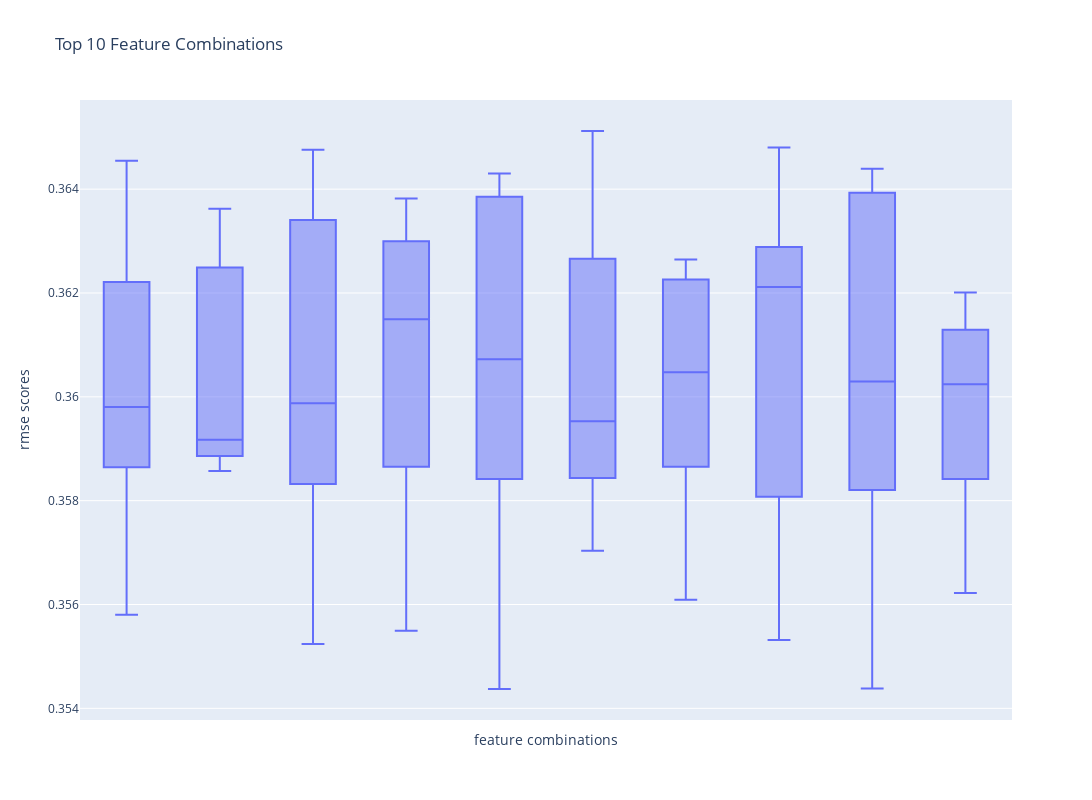

Write notebook code for a chart like this one.
### Markdown cell above
### Show the best ten feature combinations based on the mean root squared error

Visualize the different rmse scores in a boxplot to see how different the single cross validation runs scored.

### Code cell
pio.renderers.default = 'plotly_mimetype'
x = df_agg_metrics.sort_values(by='mean_rmse')['features'].head(10)

fig = px.box(df_metrics, x=df_metrics[df_metrics['features'].isin(x)]['features'],
             y=df_metrics[df_metrics['features'].isin(x)]['rmse_scores'], title='RMSE Boxplot of Top 10 Feature Combinations')
fig.update_layout(height=800, width=1100,
                  title_text="Top 10 Feature Combinations",
                  xaxis_title="feature combinations", yaxis_title="rmse scores")
fig.update_xaxes(showticklabels=False)
fig.show()

### Figure 1 — Plotly figure (JSON) as saved in the notebook; plotly's stock layout.template omitted (floating-point values rounded to 4 significant figures)
{"data": [{"alignmentgroup": "True", "hovertemplate": "x=%{x}<br>y=%{y}<extra></extra>", "legendgroup": "", "marker": {"color": "#636efa"}, "name": "", "notched": false, "offsetgroup": "", "orientation": "v", "showlegend": false, "type": "box", "x": ["f_1_num_of_terms,f_4_has_special_char", "f_1_num_of_terms,f_4_has_special_char", "f_1_num_of_terms,f_4_has_special_char", "f_1_num_of_terms,f_4_has_special_char", "f_1_num_of_terms,f_4_has_special_char", "f_1_num_of_terms,f_3_has_numbers,f_4_has_special_char", "f_1_num_of_terms,f_3_has_numbers,f_4_has_special_char", "f_1_num_of_terms,f_3_has_numbers,f_4_has_special_char", "f_1_num_of_terms,f_3_has_numbers,f_4_has_special_char", "f_1_num_of_terms,f_3_has_numbers,f_4_has_special_char", "f_1_num_of_terms,f_2_query_length,f_3_has_numbers,f_5_num_results,f_6_max_title_score,f_8_max_semantic_score,f_9_avg_semantic_score", "f_1_num_of_terms,f_2_query_length,f_3_has_numbers,f_5_num_results,f_6_max_title_score,f_8_max_semantic_score,f_9_avg_semantic_score", "f_1_num_of_terms,f_2_query_length,f_3_has_numbers,f_5_num_results,f_6_max_title_score,f_8_max_semantic_score,f_9_avg_semantic_score", "f_1_num_of_terms,f_2_query_length,f_3_has_numbers,f_5_num_results,f_6_max_title_score,f_8_max_semantic_score,f_9_avg_semantic_score", "f_1_num_of_terms,f_2_query_length,f_3_has_numbers,f_5_num_results,f_6_max_title_score,f_8_max_semantic_score,f_9_avg_semantic_score", "f_1_num_of_terms,f_2_query_length,f_5_num_results,f_6_max_title_score,f_7_sum_title_scores,f_8_max_semantic_score,f_9_avg_semantic_score", "f_1_num_of_terms,f_2_query_length,f_5_num_results,f_6_max_title_score,f_7_sum_title_scores,f_8_max_semantic_score,f_9_avg_semantic_score", "f_1_num_of_terms,f_2_query_length,f_5_num_results,f_6_max_title_score,f_7_sum_title_scores,f_8_max_semantic_score,f_9_avg_semantic_score", "f_1_num_of_terms,f_2_query_length,f_5_num_results,f_6_max_title_score,f_7_sum_title_scores,f_8_max_semantic_score,f_9_avg_semantic_score", "f_1_num_of_terms,f_2_query_length,f_5_num_results,f_6_max_title_score,f_7_sum_title_scores,f_8_max_semantic_score,f_9_avg_semantic_score", "f_1_num_of_terms,f_3_has_numbers,f_5_num_results,f_6_max_title_score,f_7_sum_title_scores,f_8_max_semantic_score,f_9_avg_semantic_score", "f_1_num_of_terms,f_3_has_numbers,f_5_num_results,f_6_max_title_score,f_7_sum_title_scores,f_8_max_semantic_score,f_9_avg_semantic_score", "f_1_num_of_terms,f_3_has_numbers,f_5_num_results,f_6_max_title_score,f_7_sum_title_scores,f_8_max_semantic_score,f_9_avg_semantic_score", "f_1_num_of_terms,f_3_has_numbers,f_5_num_results,f_6_max_title_score,f_7_sum_title_scores,f_8_max_semantic_score,f_9_avg_semantic_score", "f_1_num_of_terms,f_3_has_numbers,f_5_num_results,f_6_max_title_score,f_7_sum_title_scores,f_8_max_semantic_score,f_9_avg_semantic_score", "f_1_num_of_terms,f_2_query_length,f_3_has_numbers,f_4_has_special_char,f_5_num_results,f_6_max_title_score,f_8_max_semantic_score,f_9_avg_semantic_score", "f_1_num_of_terms,f_2_query_length,f_3_has_numbers,f_4_has_special_char,f_5_num_results,f_6_max_title_score,f_8_max_semantic_score,f_9_avg_semantic_score", "f_1_num_of_terms,f_2_query_length,f_3_has_numbers,f_4_has_special_char,f_5_num_results,f_6_max_title_score,f_8_max_semantic_score,f_9_avg_semantic_score", "f_1_num_of_terms,f_2_query_length,f_3_has_numbers,f_4_has_special_char,f_5_num_results,f_6_max_title_score,f_8_max_semantic_score,f_9_avg_semantic_score", "f_1_num_of_terms,f_2_query_length,f_3_has_numbers,f_4_has_special_char,f_5_num_results,f_6_max_title_score,f_8_max_semantic_score,f_9_avg_semantic_score", "f_1_num_of_terms,f_2_query_length,f_3_has_numbers,f_5_num_results,f_6_max_title_score,f_7_sum_title_scores,f_8_max_semantic_score,f_9_avg_semantic_score", "f_1_num_of_terms,f_2_query_length,f_3_has_numbers,f_5_num_results,f_6_max_title_score,f_7_sum_title_scores,f_8_max_semantic_score,f_9_avg_semantic_score", "f_1_num_of_terms,f_2_query_length,f_3_has_numbers,f_5_num_results,f_6_max_title_score,f_7_sum_title_scores,f_8_max_semantic_score,f_9_avg_semantic_score", "f_1_num_of_terms,f_2_query_length,f_3_has_numbers,f_5_num_results,f_6_max_title_score,f_7_sum_title_scores,f_8_max_semantic_score,f_9_avg_semantic_score", "f_1_num_of_terms,f_2_query_length,f_3_has_numbers,f_5_num_results,f_6_max_title_score,f_7_sum_title_scores,f_8_max_semantic_score,f_9_avg_semantic_score", "f_1_num_of_terms,f_2_query_length,f_4_has_special_char,f_5_num_results,f_6_max_title_score,f_7_sum_title_scores,f_8_max_semantic_score,f_9_avg_semantic_score", "f_1_num_of_terms,f_2_query_length,f_4_has_special_char,f_5_num_results,f_6_max_title_score,f_7_sum_title_scores,f_8_max_semantic_score,f_9_avg_semantic_score", "f_1_num_of_terms,f_2_query_length,f_4_has_special_char,f_5_num_results,f_6_max_title_score,f_7_sum_title_scores,f_8_max_semantic_score,f_9_avg_semantic_score", "f_1_num_of_terms,f_2_query_length,f_4_has_special_char,f_5_num_results,f_6_max_title_score,f_7_sum_title_scores,f_8_max_semantic_score,f_9_avg_semantic_score", "f_1_num_of_terms,f_2_query_length,f_4_has_special_char,f_5_num_results,f_6_max_title_score,f_7_sum_title_scores,f_8_max_semantic_score,f_9_avg_semantic_score", "f_1_num_of_terms,f_3_has_numbers,f_4_has_special_char,f_5_num_results,f_6_max_title_score,f_7_sum_title_scores,f_8_max_semantic_score,f_9_avg_semantic_score", "f_1_num_of_terms,f_3_has_numbers,f_4_has_special_char,f_5_num_results,f_6_max_title_score,f_7_sum_title_scores,f_8_max_semantic_score,f_9_avg_semantic_score", "f_1_num_of_terms,f_3_has_numbers,f_4_has_special_char,f_5_num_results,f_6_max_title_score,f_7_sum_title_scores,f_8_max_semantic_score,f_9_avg_semantic_score", "f_1_num_of_terms,f_3_has_numbers,f_4_has_special_char,f_5_num_results,f_6_max_title_score,f_7_sum_title_scores,f_8_max_semantic_score,f_9_avg_semantic_score", "f_1_num_of_terms,f_3_has_numbers,f_4_has_special_char,f_5_num_results,f_6_max_title_score,f_7_sum_title_scores,f_8_max_semantic_score,f_9_avg_semantic_score", "f_1_num_of_terms,f_2_query_length,f_3_has_numbers,f_4_has_special_char,f_5_num_results,f_6_max_title_score,f_7_sum_title_scores,f_8_max_semantic_score,f_9_avg_semantic_score", "f_1_num_of_terms,f_2_query_length,f_3_has_numbers,f_4_has_special_char,f_5_num_results,f_6_max_title_score,f_7_sum_title_scores,f_8_max_semantic_score,f_9_avg_semantic_score", "f_1_num_of_terms,f_2_query_length,f_3_has_numbers,f_4_has_special_char,f_5_num_results,f_6_max_title_score,f_7_sum_title_scores,f_8_max_semantic_score,f_9_avg_semantic_score", "f_1_num_of_terms,f_2_query_length,f_3_has_numbers,f_4_has_special_char,f_5_num_results,f_6_max_title_score,f_7_sum_title_scores,f_8_max_semantic_score,f_9_avg_semantic_score", "f_1_num_of_terms,f_2_query_length,f_3_has_numbers,f_4_has_special_char,f_5_num_results,f_6_max_title_score,f_7_sum_title_scores,f_8_max_semantic_score,f_9_avg_semantic_score"], "x0": " ", "xaxis": "x", "y": [0.3645, 0.3596, 0.3598, 0.3614, 0.3558, 0.3636, 0.3592, 0.359, 0.3621, 0.3586, 0.363, 0.3648, 0.3593, 0.3599, 0.3552, 0.3627, 0.3638, 0.3615, 0.3597, 0.3555, 0.3643, 0.3637, 0.3607, 0.3544, 0.3598, 0.3618, 0.3651, 0.3595, 0.3589, 0.357, 0.3621, 0.3626, 0.3605, 0.3595, 0.3561, 0.3622, 0.3648, 0.3621, 0.359, 0.3553, 0.3644, 0.3638, 0.3603, 0.3544, 0.3595, 0.3611, 0.362, 0.3602, 0.3592, 0.3562], "y0": " ", "yaxis": "y"}], "layout": {"boxmode": "group", "height": 800, "legend": {"tracegroupgap": 0}, "title": {"text": "Top 10 Feature Combinations"}, "width": 1100, "xaxis": {"anchor": "y", "autorange": true, "domain": [0, 1], "range": [-0.5, 9.5], "showticklabels": false, "title": {"text": "feature combinations"}, "type": "category"}, "yaxis": {"anchor": "x", "autorange": true, "domain": [0, 1], "range": [0.3538, 0.3657], "title": {"text": "rmse scores"}, "type": "linear"}}}
